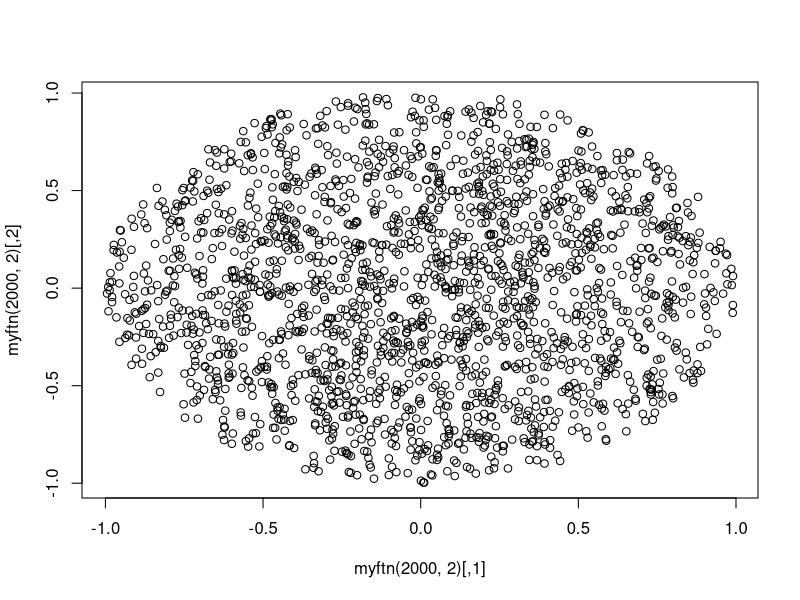
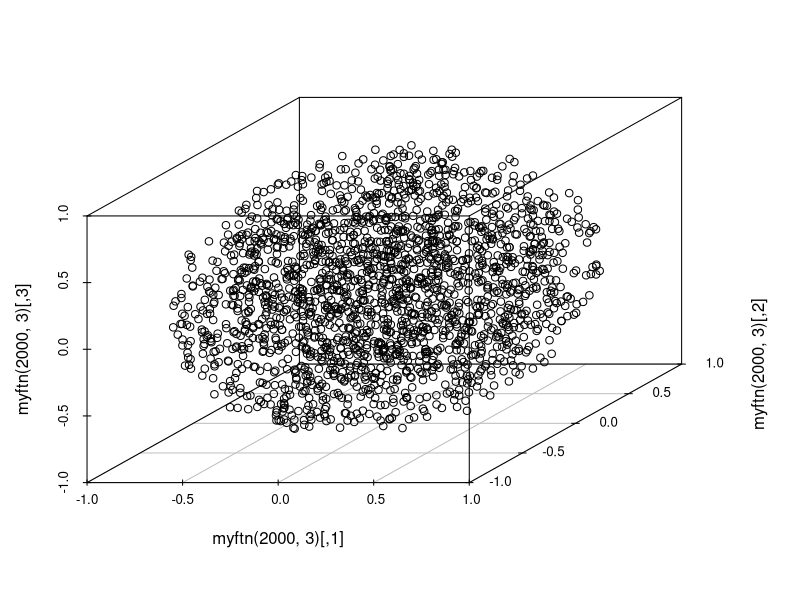

Here is the R script that generated these plots, in order:
#2.
#generate n points p dimensions in the sphere
myftn <- function(n, p){
  
  #n : the number of points
  #p : dimension
  
  mat1 <- matrix(data = rnorm(n*p)  ,ncol = p)
  S <- rowSums(mat1^2)
  
  #points on the surface
  mat1 <- mat1 / sqrt(S)
  
  for(i in 1:n){
  dist1 <- sqrt(qchisq(runif(1,0,pchisq(1, df=p)), p))
  mat1[i,] <- mat1[i,] * dist1
}  #points in the sphere
  
  return(mat1)
}


#2d points in the sphere
plot(myftn(2000,2))

library('scatterplot3d')
#3d points in the sphere
scatterplot3d(myftn(2000,3))


#3.
##Compare 
my_distance <- function(n, sim.n, p){
  
  #n : the number of points
  #sim.n : the number of simulation
  #p : dimension
  
  dist1 <- rep(NA, n)
  min1 <- rep(NA, sim.n)
  
  for(j in 1:sim.n){
  
    for(i in 1:n){
    dist1[i] <- sqrt(qchisq(runif(1, 0, pchisq(1, df=p)), p))
    }
    
    min1[j] <- min(dist1)
  }
  
  return(median(min1))
}

n <- 2000; sim.n <- 1000; p<-3
d_equation <- (1-0.5^(1/n))^(1/p)
d_equation

my_distance(n, sim.n, p)
